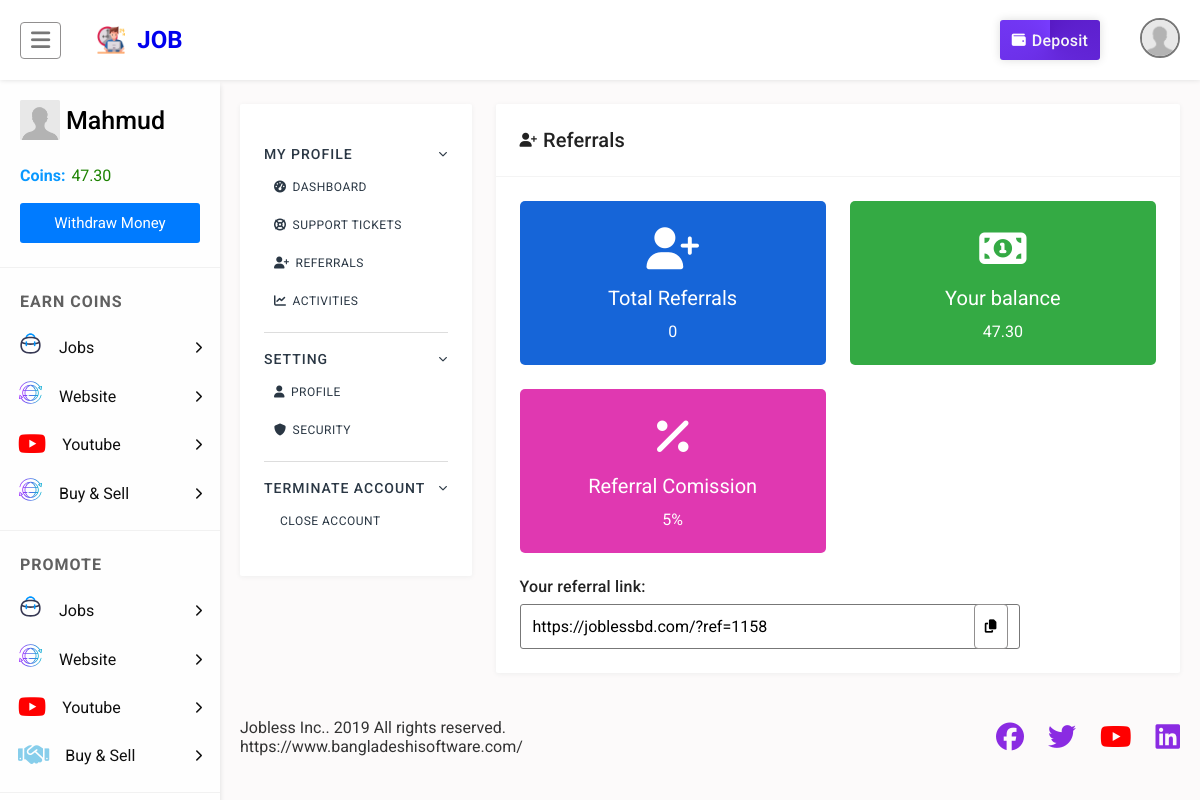
The page /referrals.php (signed in) on the database its author committed.
### tables this page shows
CREATE TABLE `users` (
  `id` int(11) UNSIGNED NOT NULL,
  `mobile` varchar(55) NOT NULL,
  `fullname` varchar(25) NOT NULL,
  `email` varchar(255) NOT NULL,
  `password` varchar(128) NOT NULL,
  `coins` decimal(10,2) NOT NULL DEFAULT 0.00,
  `image` varchar(999) NOT NULL,
  `totalarn` decimal(10,2) NOT NULL,
  `admin` smallint(3) UNSIGNED NOT NULL DEFAULT 0,
  `country` varchar(255) NOT NULL,
  `address` varchar(999) NOT NULL,
  `city` varchar(500) NOT NULL,
  `zipcod` varchar(50) NOT NULL,
  `datebirth` varchar(55) NOT NULL,
  `facebook` text NOT NULL,
  `twiter` varchar(999) NOT NULL,
  `reg_time` int(11) UNSIGNED NOT NULL DEFAULT 0,
  `last_activity` int(11) UNSIGNED NOT NULL DEFAULT 0,
  `ref` int(11) UNSIGNED NOT NULL DEFAULT 0,
  `reg_ip` varchar(64) NOT NULL DEFAULT '0',
  `log_ip` varchar(64) NOT NULL,
  `activate` varchar(32) NOT NULL DEFAULT '0',
  `disabled` smallint(1) UNSIGNED NOT NULL DEFAULT 0
);

### system/include/int.php (called while the page is built, shortened)
<?php
	$config['sql_extenstion']  = 'MySQLi';
	require(BASE_PATH.'/include/database.php');
	$db = new MySQLConnection($config['sql_host'], $config['sql_username'], $config['sql_password'], $config['sql_database']);$yerr = $db;$db->Connect();
	$config = array();
	$configs = $db->QueryFetchArrayAll("SELECT config_name,config_value FROM `site_config`");
	foreach ($configs as $con)
	{
		$config[$con['config_name']] = $con['config_value'];
	}
	$config['version'] = '1.0';
	if(isset($_SESSION['User_Id'])){
		$is_online = true;
	}
?>

### system/include/libs/database/MySQLi.php (called while the page is built, shortened)
<?php
class MySQLConnection {
	private $sqlHost;
	private $sqlUser;
	private $sqlPassword;
	private $sqlDatabase;
	private $MySQLi = FALSE;
	public function __construct($sqlHost, $sqlUser, $sqlPassword, $sqlDatabase = FALSE) {
		$this->sqlHost = $sqlHost;
		$this->sqlUser = $sqlUser;
		$this->sqlPassword = $sqlPassword;
		$this->sqlDatabase = $sqlDatabase;
	}
	public function Connect() {
		$this->MySQLi = new mysqli($this->sqlHost, $this->sqlUser, $this->sqlPassword, $this->sqlDatabase);
		return $this->MySQLi;
	}
	public function Query($query, $unbuffered = false, $show_error = false) {
		$start = microtime(true);
		$query = $this->MySQLi->query($query, ($unbuffered ? MYSQLI_USE_RESULT : MYSQLI_STORE_RESULT));
		return $query;
	}
	public function FetchArray($result) {
		$result = $result->fetch_array();
		return $result;
	}
	public function QueryFetchArray($result)
	{
		$result = $this->Query($result, true);
		$result = $this->FetchArray($result);
		return $result;
	}
	public function QueryFetchArrayAll($result) {
		$result = $this->Query($result, true);
		$retval = array();
		while($row = $this->FetchArray($result)) {
			$retval[] = $row;
		}
		return $retval;
	}
}
?>

### system/functions.php (called while the page is built, shortened)
<?php
require_once"include/int.php";
function _getData($db,$queary){
    $data=$db->QueryFetchArray($queary);
    return  $data==null?0:$data;
}
function _getAllData($db,$queary){
    $data=$db->QueryFetchArrayAll($queary);
    return $data==null? 0:$data;
}
?>

### system/include/database.php (called while the page is built)
 <?php
$config['sql_host']       = 'localhost';
$config['sql_username']   = 'root';
$config['sql_password']   = '';
$config['sql_database']   = 'jobless';
$config['sql_extenstion'] = (version_compare(phpversion(), '5.5', '<') ? 'MySQL' : 'MySQLi');
 ?>

### referrals.php (the view, shortened to what this page needs)
<?php
	require_once"common/sidebar.php";
?>
<div class="content">
    <div class="container">
        <div class="page_content">
            <div class="dashboard_layout">
                <?php require_once('common/profile_sidebar.php'); ?>
                <div class="dashboard_content">
                    <div class="dc_box">
                        <div class="dc_box_header">
                            <div class="dc_box_container">
                                <h6>
                                    <span class="icon">
                                        <i class="fa fa-user-plus"></i>
                                    </span>
                                    <span class="text"> Referrals </span>
                                </h6>
                            </div>
                        </div>
                        <div class="dc_box_container">
                            <div class="boxes">
                                <div class="box">
                                    <h2 style="text-align: center">
                                        <i class="fa fa-user-plus"></i>
                                    </h2>
                                    <span class="title">Total Referrals</span>
                                    <span class="value" style="text-align: center">
                                        <?php
                                            $refLink=$ses_id+100;
                                            $ref=_getAllData($db,"SELECT * FROM `users` WHERE ref=$refLink");
                                                $dt=0;
                                                echo $dt;
                                            ?>
                                    </span>
                                </div>
                                <div class="box">
                                    <h2 style="text-align: center">
                                        <i class="fa fa-money"></i>
                                    </h2>
                                    <span class="title">Your balance</span>
                                    <span class="value" style="text-align: center"><?php echo $data['coins'] ?></span>
                                </div>
                                <div class="box">
                                    <h2 style="text-align: center">
                                        <i class="fa-solid fa-percent"></i>
                                    </h2>
                                    <span class="title">Referral Comission</span>
                                    <span class="value"
                                        style="text-align: center"><?php echo $config['refarel_comition'];?>%</span>
                                </div>
                            </div>
                            <p style="
                        margin-top: 24px;
                        margin-bottom: 8px;
                        font-weight: 500;
                      ">
                                Your referral link:
                            </p>
                            <div class="copy_refarrel">
                                <input type="text"
                                    value="<?php echo $ref=$config['site_url'];?>/?ref=<?php echo $data[id]+100;?>"
                                    id="copy_refarrel_input" />
                                <button id="copy_btn">
                                    <i class="fa-solid fa-copy"></i>
                                </button>
                            </div>
                        </div>
                    </div>
                </div>
            </div>
        </div>
    </div>
    <?php include"common/footer.php"; ?>

### common/sidebar.php (shortened to what this page needs)
<?php
	require_once"header.php";
?>
<main class="content_wrapper">
    <div class="sidebar_nav transparent_scrollbar">
        <div class="sidebar_nav_container">
            <ul class="sidebar_user_info">
                <div class="user_info_wrapper">
                    <img src="<?php
                    $d= $data['image'];
                    if(empty($d)){
                        echo "assets/images/anonymouse.jpg";
                    }else{
                        echo $d;
                    } ?>" alt="" />
                    <div class="user_details">
                        <h6 class="username">
                            <?php if($is_online){echo $data['fullname'];}else{ echo ' <span class="login_btn show_fsp" data-ref="login">Please Login</span>'; }?>
                        </h6>
                    </div>
                </div>
                <div class="coins">
                    <b>Coins:</b>
                    <span><?php echo $data['coins']?></span>
                </div>
                <div class="button">
                    <?php if($is_online){ ?>
                    <a href="withdraw">Withdraw Money</a>
                    <?php }else{ ?>
                    <a href="#">Withdraw Money</a>
                    <?php }?>
                </div>
            </ul>
            <ul>
                <h6 class="sidebar_nav_title">Earn Coins</h6>
                <li class="dropdown">
                    <a href="#" class="dropdown_toggler">
                        <span class="icon" style="color: #1da1f2">
                            <img src="assets/icons/work.svg" alt="" /> </span><span>Jobs</span>
                        <span class="chevron_right">
                            <i class="fa fa-chevron-right"></i>
                        </span>
                    </a>
                </li>
                <li class="dropdown">
                    <a href="#" class="dropdown_toggler">
                        <span class="icon" style="color: #1da1f2">
                            <img src="assets/icons/website.svg" alt="" />
                        </span>
                        <span>Website</span>
                        <span class="chevron_right">
                            <i class="fa fa-chevron-right"></i>
                        </span>
                    </a>
                </li>
                <li class="dropdown">
                    <a href="#" class="dropdown_toggler">
                        <span class="icon" style="color: red">
                            <i class="fab fa-youtube"></i>
                        </span>
                        <span>Youtube</span>
                        <span class="chevron_right">
                            <i class="fa fa-chevron-right"></i>
                        </span>
                    </a>
                </li>
                <li class="dropdown">
                    <a href="#" class="dropdown_toggler">
                        <span class="icon" style="color: #1da1f2">
                            <img src="assets/icons/website.svg" alt="" />
                        </span>
                        <span>Buy & Sell</span>
                        <span class="chevron_right">
                            <i class="fa fa-chevron-right"></i>
                        </span>
                    </a>
                </li>
            </ul>
            <ul>
                <h6 class="sidebar_nav_title">Promote</h6>
                <li class="dropdown">
                    <a href="#" class="dropdown_toggler">
                        <span class="icon" style="color: red">
                            <img src="assets/icons/work.svg" alt="" />
                        </span>
                        <span>Jobs</span>
                        <span class="chevron_right">
                            <i class="fa fa-chevron-right"></i>
                        </span>
                    </a>
                </li>
                <li class="dropdown">
                    <a href="#" class="dropdown_toggler">
                        <span class="icon" style="color: red">
                            <img src="assets/icons/website.svg" alt="" />
                        </span>
                        <span>Website</span>
                        <span class="chevron_right">
                            <i class="fa fa-chevron-right"></i>
                        </span>
                    </a>
                </li>
                <li class="dropdown">
                    <a href="#" class="dropdown_toggler">
                        <span class="icon" style="color: red">
                            <i class="fab fa-youtube"></i>
                        </span>
                        <span>Youtube</span>
                        <span class="chevron_right">
                            <i class="fa fa-chevron-right"></i>
                        </span>
                    </a>
                </li>
                <li class="dropdown">
                    <a href="#" class="dropdown_toggler">
                        <span class="icon" style="color: skyblue">
                            <i class="fa-solid fa-handshake"></i>
                        </span>
                        <span>Buy & Sell</span>
                        <span class="chevron_right">
                            <i class="fa fa-chevron-right"></i>
                        </span>
                    </a>
                </li>
            </ul>
            <ul>
            </ul>
        </div>
    </div>

### rows shown on the page
users: fullname "Mahmud", coins "47.30", id "https://joblessbd.com/?ref=1158"

### other values the page prints
$config['site_name'] "JOB"
$dt "0"
$config['refarel_comition'] "5"
$config['foder'] "Jobless Inc.. 2019 All rights reserved. https://www.bangladeshisoftware.com/"
